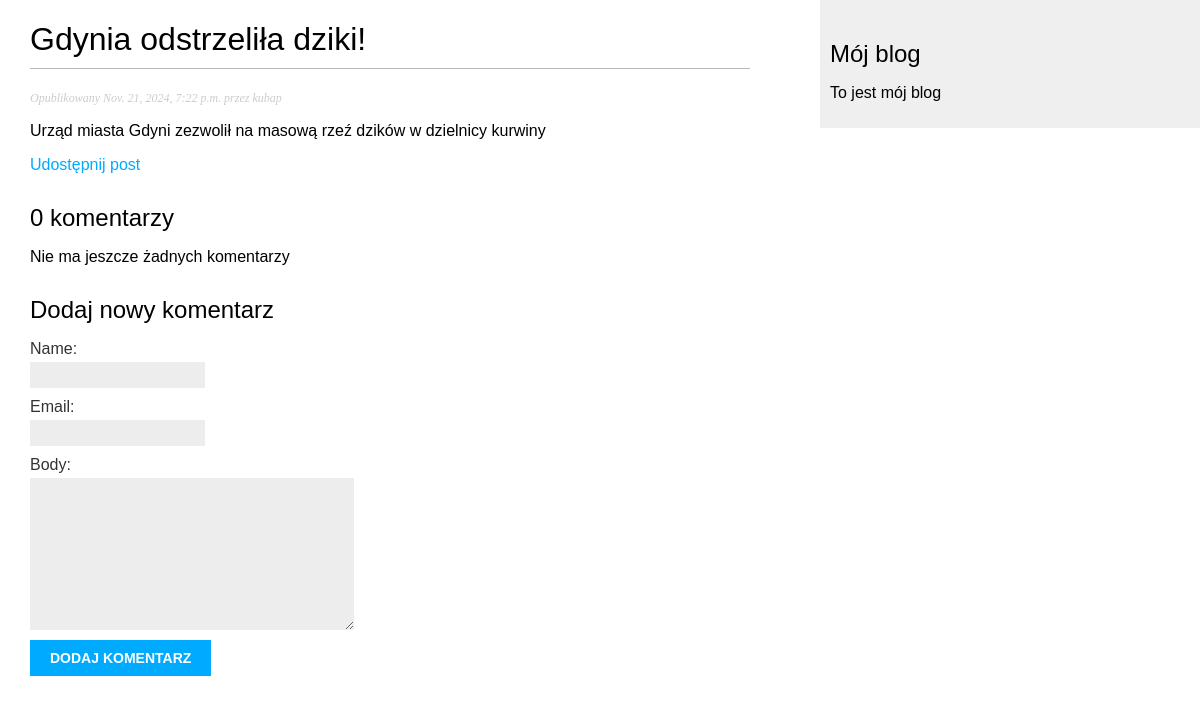
/blog/2024/11/21/gdynia-odstrzelila-dziki/, run on an earlier commit of the app's database.
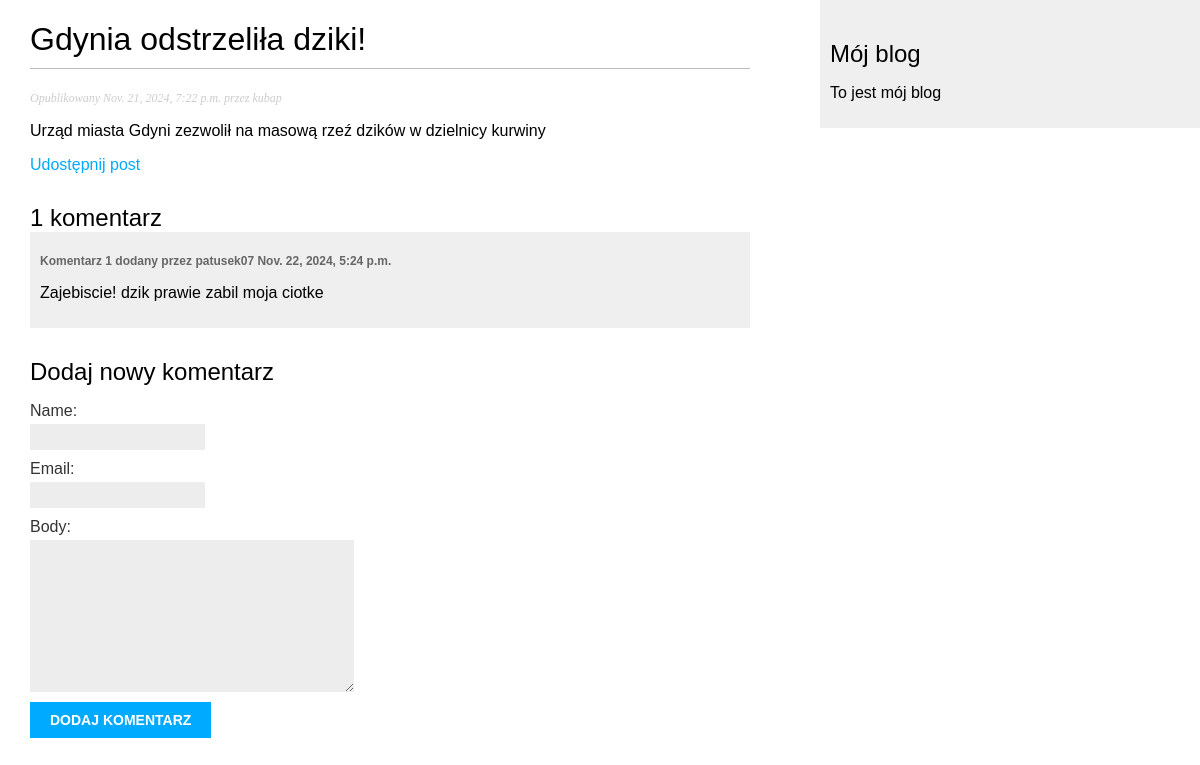
And on a later commit of the database.
### blog/models.py (models this page shows, shortened)
class Comment(models.Model):
    post = models.ForeignKey(Post,
                             on_delete=models.CASCADE,
                             related_name='comments')
    name = models.CharField(max_length=80)
    email = models.EmailField()
    body = models.TextField()
    created = models.DateTimeField(auto_now_add=True)
    updated = models.DateTimeField(auto_now=True)
    active = models.BooleanField(default=True)
    class Meta:
        ordering = ['created']
        indexes = [
            models.Index(fields=['created'])
        ]

### blog/views.py (the view)
# urls.py: path('<int:year>/<int:month>/<int:day>/<slug:post>/', views.post_detail, name='post_detail'),
def post_detail(request, year, month, day, post):
    post = get_object_or_404(Post,
                             status=Post.Status.PUBLISHED,
                             slug=post,
                             publish__year=year,
                             publish__month=month,
                             publish__day=day
                             )
    comments = post.comments.filter(active=True)
    form = CommentForm()
    return render(request,
                  'blog/post/detail.html',
                  {'post': post,
                   'comments': comments,
                   'form': form})

### blog/forms.py
class CommentForm(forms.ModelForm):
    class Meta:
        model = Comment
        fields = ['name', 'email', 'body']

### blog/templates/blog/post/detail.html (shortened to what this page needs)
{% extends 'blog/base.html' %}
{% block content %}
    <h1>{{post.title}}</h1>
    <p class="date">
        Opublikowany {{post.publish}} przez {{post.author}}
    </p>
    {{post.body|linebreaks}}
    <p>
        <a href="{% url 'blog:post_share' post.id %}">Udostępnij post</a>
    </p>
    {% with comments.count as total_comments %}
        <h2>
            {{total_comments}} komentarz{{total_comments|pluralize:'y'}}
        </h2>
    {% endwith %}
    {% for comment in comments %}
        <div class="comment">
            <p class="info">
                Komentarz {{ forloop.counter }} dodany przez {{ comment.name }}
                {{ comment.created }}
            </p>
            {{ comment.body|linebreaks }}
        </div>
    {% empty %}
        <p>Nie ma jeszcze żadnych komentarzy</p>
    {% endfor %}
    {% include 'blog/post/includes/comment_form.html' %}
{% endblock %}

What changed in the data, as far as the page shows it:
added Comment: name "patusek07", created "Nov. 22, 2024, 5:24 p.m.", body "Zajebiscie! dzik prawie zabil moja ciotke"
Also different on the page:
{{ total_comments }}: "0" → "1"
text no longer shown: "Nie ma jeszcze żadnych komentarzy"
